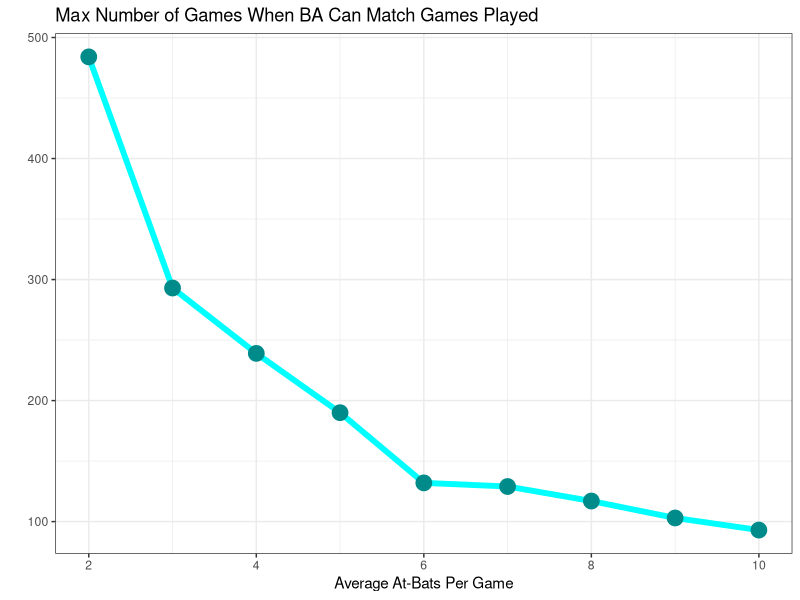

The R script that drew this image:
# Riddler Classic for March 5, 2021
# Riddle was published on FiveThirtyEight 
# at https://fivethirtyeight.com/features/can-you-bat-299-in-299-games/

library("tidyverse")
theme_set(theme_bw())

max_games = function(games) {
  while (games > 0) {
    hits = round(4 * games^2 / 1000)
    ba = round(hits / (4 * games), 3)
    if (ba != games / 1000) {
      return(games)
    } else {
      games = games - 1
    }
  }
}
max_games(999)
#returns 239

# What about for different numbers of at-bats per game?
max_games_varied_atbats = function(games, atbats) {
  while (games > 0) {
    hits = round(atbats * games^2 / 1000)
    ba = round(hits / (atbats * games), 3)
    if (ba != games / 1000) {
      return(games)
    } else {
      games = games - 1
    }
  }
}
result_data_frame <- data.frame(at_bats = c(2:10), max_games = rep(0, 9))
for (i in 2:10) {
  result_data_frame[i-1, 2] = max_games_varied_atbats(999, i)
}

result_data_frame %>%
  ggplot(aes(at_bats, max_games)) +
  geom_line(color = "cyan", size = 2) +
  geom_point(color = "darkcyan", size = 5) +
  labs(x = "Average At-Bats Per Game",
       y = "",
       title = "Max Number of Games When BA Can Match Games Played")
